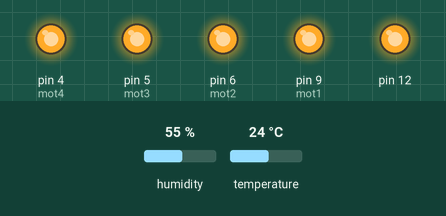
Simulated run of this sketch. Board: Arduino Uno, built with avr-gcc and run on an emulated ATmega328P. Shown: output pins drawn as LEDs (lit = HIGH). Inputs (shaded band) come from the test bench; at power-on: humidity 55 %, temperature 24 °C. The modem accepts every AT command (registered, SIM ready, sends succeed) and sends nothing else; what the sketch prints to the serial monitor is not drawn.

Above: at 0.1 s.
Timing chart, 0 to 1.6 s (numbered marks = the images above):
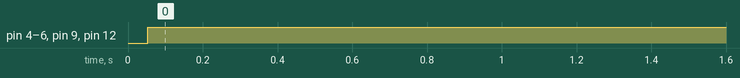

Measured:
- by itself, pin 4 (mot4), pin 5 (mot3), pin 6 (mot2), pin 9 (mot1), pin 12: LOW → HIGH at 0.05 s

The sketch:

final.ino
```cpp
#include <SoftwareSerial.h>
#include<dht11.h>
#define RX 2
#define TX 3
#define dht_apin 13 // Analog Pin sensor is connected to
dht11 dhtObject;
String AP = "AndroidAP";       // AP NAME
String PASS = "password-1"; // AP PASSWORD
//String AP = "ACTFIBERNET";       // AP NAME
//String PASS = "password-1"; // AP PASSWORD
String API = "U5NJZ06U51JF0RN2";   // Write API KEY
String HOST = "api.thingspeak.com";
String PORT = "80";
int countTrueCommand;
int countTimeCommand;
boolean found = false;
int valSensor = 1;
int mot1=9;
int mot2=6;
int mot3=5;
int mot4=4;
int k=0;
int s2,a;


SoftwareSerial esp8266(RX,TX);

void setup() {

  Serial.begin(9600);
  esp8266.begin(115200);
  sendCommand("AT",5,"OK");
  sendCommand("AT+CWMODE=1",5,"OK");
  sendCommand("AT+CWJAP=\""+ AP +"\",\""+ PASS +"\"",20,"OK");
  pinMode(mot1,OUTPUT);
  pinMode(mot2,OUTPUT);
  pinMode(mot3,OUTPUT);
  pinMode(mot4,OUTPUT);
  pinMode(13,INPUT);
  pinMode(12,OUTPUT);
}

void loop() {
   digitalWrite(mot1,HIGH);
 digitalWrite(mot2,HIGH);
 digitalWrite(mot3,HIGH);
 digitalWrite(mot4,HIGH);
 digitalWrite(12,HIGH);
  int button=digitalRead(13);
  if(button==HIGH)
    {
      //digitalWrite(mot1,LOW);
      //delay(1000);
      //digitalWrite(mot1,HIGH);
     if(s2<80)//stop condition
      {
      digitalWrite(mot2,LOW);
      delay(2000);
      digitalWrite(mot3,LOW);
      delay(10000);
      digitalWrite(mot3,HIGH);
      digitalWrite(mot2,LOW);
      delay(6000);
      digitalWrite(mot2,HIGH);
      digitalWrite(mot4,LOW);
      delay(10000);
      digitalWrite(mot4,HIGH);
      }
     else if(s2>80)
      {
        digitalWrite(mot2,LOW);
        delay(100000);
      }
    }
 String getData = "GET /update?api_key="+ API +"&field1="+getTemperatureValue()+"&field2="+getHumidityValue()+"&field3="+getloadvalue()+"&field4="+getTemperatureValue()+"&field5="+getHumidityValue()+"&field6="+getTemperatureValue()+"&field7="+getHumidityValue()+"&field8="+getTemperatureValue()+"&field9="+getHumidityValue();
 sendCommand("AT+CIPMUX=1",5,"OK");
 sendCommand("AT+CIPMUX=1",5,"OK");
 sendCommand("AT+CIPSTART=0,\"TCP\",\""+ HOST +"\","+ PORT,15,"OK");
 sendCommand("AT+CIPSEND=0," +String(getData.length()+4),4,">");
 esp8266.println(getData);delay(1500);countTrueCommand++;
 sendCommand("AT+CIPCLOSE=0",5,"OK");
}
String getTemperatureValue2(){

   dhtObject.read(dht_apin);
   Serial.print(" Temperature(C)= ");
   int temp = dhtObject.temperature;
   Serial.println(temp-2);
   delay(50);
   return String(temp-2);

}


String getHumidityValue2(){

   dhtObject.read(dht_apin);
   Serial.print(" Humidity in %= ");
   int humidity = dhtObject.humidity;
   a=humidity;
   Serial.println(humidity-2);
   delay(50);
   return String(humidity-2);

}
String getTemperatureValue3(){

   dhtObject.read(dht_apin);
   Serial.print(" Temperature(C)= ");
   int temp = dhtObject.temperature;
   Serial.println(temp-3);
   delay(50);
   return String(temp-3);

}


String getHumidityValue3(){

   dhtObject.read(dht_apin);
   Serial.print(" Humidity in %= ");
   int humidity = dhtObject.humidity;
   a=humidity;
   Serial.println(humidity-3);
   delay(50);
   return String(humidity-3);

}
String getTemperatureValue4(){

   dhtObject.read(dht_apin);
   Serial.print(" Temperature(C)= ");
   int temp = dhtObject.temperature;
   Serial.println(temp-4);
   delay(50);
   return String(temp-4);

}


String getHumidityValue4(){

   dhtObject.read(dht_apin);
   Serial.print(" Humidity in %= ");
   int humidity = dhtObject.humidity;
   a=humidity;
   Serial.println(humidity-4);
   delay(50);
   return String(humidity-4);

}
String getTemperatureValue(){

   dhtObject.read(dht_apin);
   Serial.print(" Temperature(C)= ");
   int temp = dhtObject.temperature;
   Serial.println(temp);
   delay(50);
   return String(temp);

}


String getHumidityValue(){

   dhtObject.read(dht_apin);
   Serial.print(" Humidity in %= ");
   int humidity = dhtObject.humidity;
   a=humidity;
   Serial.println(humidity);
   delay(50);
   return String(humidity);

}
String getloadvalue(){
  k=0;
  delay(50);
  return String(k);
}

void sendCommand(String command, int maxTime, char readReplay[]) {
  Serial.print(countTrueCommand);
  Serial.print(". at command => ");
  Serial.print(command);
  Serial.print(" ");
  while(countTimeCommand < (maxTime*1))
  {
    esp8266.println(command);//at+cipsend
    if(esp8266.find(readReplay))//ok
    {
      found = true;
      break;
    }

    countTimeCommand++;
  }

  if(found == true)
  {
    Serial.println("OYI");
    countTrueCommand++;
    countTimeCommand = 0;
  }

  if(found == false)
  {
    Serial.println("Fail");
    countTrueCommand = 0;
    countTimeCommand = 0;
  }

  found = false;
 }
```
